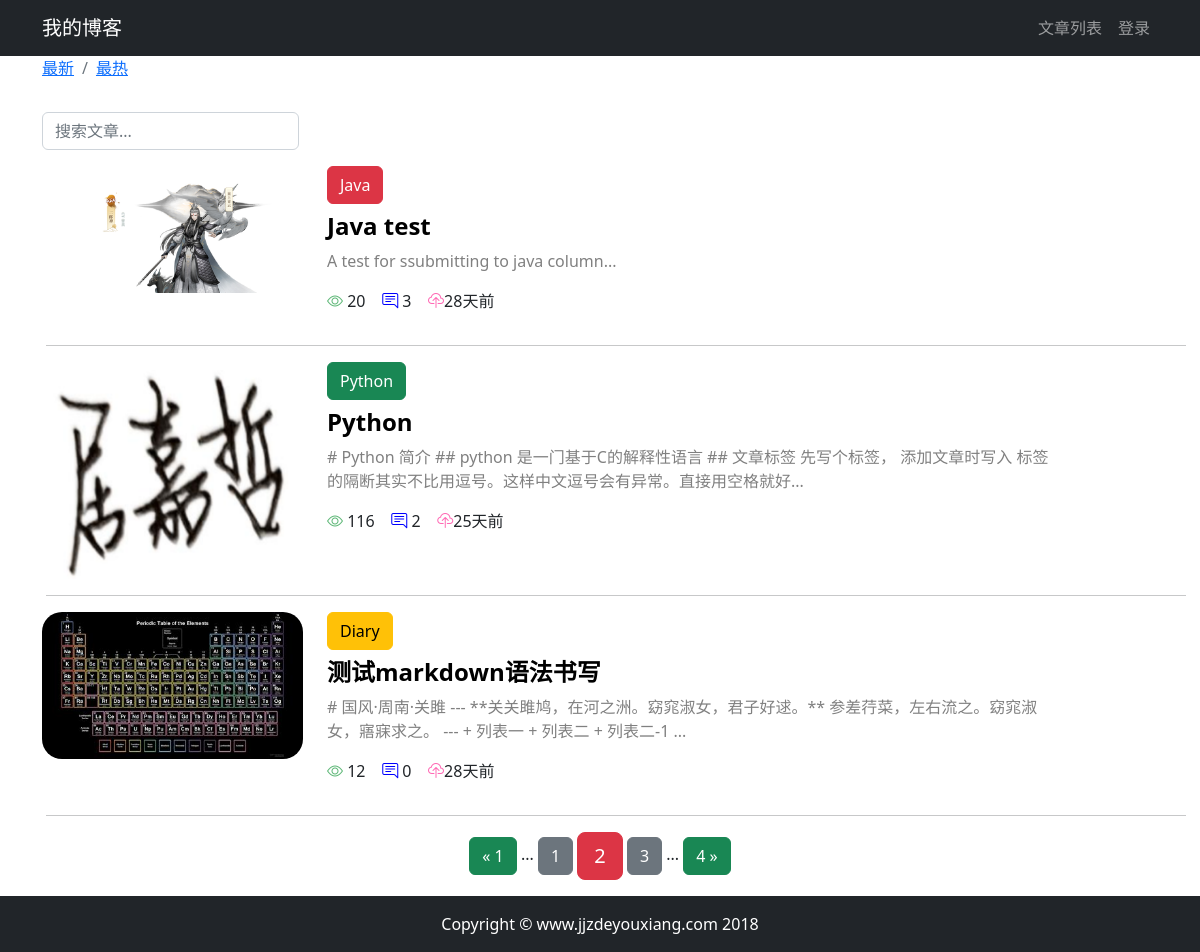
The page /article/article_list/?page=2&order=None&search=&column=&tag= on the database its author committed.
### article/models.py (models this page shows, shortened)
class ArticlePost(models.Model):
    author = models.ForeignKey(User, on_delete=models.CASCADE)
    column = models.ForeignKey(ArticleColumn, on_delete=models.CASCADE, null=True, blank=True, related_name="articles")
    tags = TaggableManager(blank=True)
    total_views = models.PositiveIntegerField(default=0)
    title = models.CharField(max_length=200)
    avatar = models.ImageField(upload_to='article/%Y%m%d', blank=True, null=True)
    likes = models.PositiveIntegerField(default=0)
    content = models.TextField()
    created_time = models.DateTimeField(default=timezone.now)
    updated_time = models.DateTimeField(auto_now=True)
    class Meta:  # class Meta提供元数据，也就是内部数据，这些信息不是某篇文章私有，而是整张表的共同行为。
        ordering = ('-created_time',)

class ArticleColumn(models.Model):
    title = models.CharField(max_length=200)
    created_at = models.DateTimeField(auto_now_add=True)
    def __str__(self):
        return self.title

### article/views.py (the view)
# urls.py: path('article_list/',views.article_list,name='article_list'),
def article_list(request):
    search = request.GET.get('search')
    order = request.GET.get('order')
    column = request.GET.get('column')
    tag = request.GET.get('tag')
    article_listing = ArticlePost.objects.all()
    if search:
        from django.db.models import Q
        article_listing = article_listing.filter(Q(content__icontains=search) |
                                                 Q(title__icontains=search))
    else:
        search = ''
    if column is not None and column.isdigit(): # isdigit()表示非负整数，因为这里是外键
        print("开始按栏目排序")
        article_listing = article_listing.filter(column=column)
    else:
        column = ''
    if tag and tag != 'None':
        article_listing = article_listing.filter(tags__name__in=[tag])
    if order == 'hot':
        article_listing = article_listing.order_by("-total_views")
    article_paginator = Paginator(article_listing, 3)
    page_number = request.GET.get('page')
    articles = article_paginator.get_page(page_number)
    return render(request, 'article/article_list.html',
                  context={"articles": articles,
                           'order': order,
                           'search': search,
                           'column': column})

### article/templatetags/my_filters_and_tags.py (called while the page is built)
@register.filter(name='timesince_zh')
def time_since_zh(value):
    now = timezone.now()
    diff = now - value
    if diff.days == 0 and diff.seconds >= 0 and diff.seconds < 60:
        return '刚刚'
    if diff.days == 0 and diff.seconds >= 60 and diff.seconds < 3600:
        return str(math.floor(diff.seconds / 60)) + "分钟前"
    if diff.days == 0 and diff.seconds >= 3600 and diff.seconds < 86400:
        return str(math.floor(diff.seconds / 3600)) + "小时前"
    if diff.days >= 1 and diff.days < 30:
        return str(diff.days) + "天前"
    if diff.days >= 30 and diff.days < 365:
        return str(math.floor(diff.days / 30)) + "个月前"
    if diff.days >= 365:
        return str(math.floor(diff.days / 365)) + "年前"

### article/templates/article/article_list.html (shortened to what this page needs)
{% extends "base.html" %}
{% load my_filters_and_tags %}
{% block content %}
    <div class="container">
        <nav class="breadcrumb">
            <ol class="breadcrumb">
                <li class="breadcrumb-item">
                    <a href="{% url "article:article_list" %}?order=normal&search={{ search }}&column={{ column }}&tag={{ tag }}">最新</a>
                </li>
                <li class="breadcrumb-item">
                    <a href="{% url "article:article_list" %}?order=hot&search={{ search }}&column={{ column }}&tag={{ tag }}">最热</a>
                </li>
            </ol>
        </nav>
        <div class="row">
            <div class="col-auto mr-auto">
                <form class="form-inline"
                      action="{% url "article:article_list" %}?order={{ order }}&column={{ column }}&tag={{ tag }}">
                    <input type="text"
                           class="form-control mb-2 mr-sm-2"
                           name="search"
                           placeholder="搜索文章..."
                           required
                    >
                </form>
            </div>
        </div>
        <div class="row mt-2">
            {% for article in articles %}
                {% if article.avatar %}
                    <div class="col-3">
                        <img src="{{ article.avatar.url }}"
                             alt="avatar"
                             style="max-width:100%; border-radius: 20px"
                        >
                    </div>
                {% endif %}
                <div class="col-8">
                    {% if article.column %}
                        <a role="button" href="{% url "article:article_list" %}?column={{ article.column.id }}" type="button"
                                class="btn mb-2
                        {% if article.column.title == 'Python' %}
                            btn-success
                        {% elif article.column.title == 'Java' %}
                            btn-danger
                        {% elif article.column.title == 'Diary' %}
                            btn-warning
                        {% else %}
                            btn-dark
                        {% endif %}
                    ">
                            {{ article.column }}
                        </a>
                    {% endif %}
                    <h4>
                        <b>
                            <a href="{% url "article:article_detail" article.id %}"
                               style="color: black;text-decoration:none;">{{ article.title }}</a>
                        </b>
                    </h4>
                    <div>
                        <p style="color: gray;">
                            {{ article.content |slice:'100' }}...
                        </p>
                    </div>
                    <p >
                        <span class="">
                           <i class="bi bi-eye justify-content-center" style="color: #5fb878"></i>
                            {{ article.total_views }}&nbsp;&nbsp;&nbsp;
                        </span>
                        <span>
                           <i class="bi bi-chat-right-text" style="color: blue"></i>
                            {{ article.article_comment.count }}&nbsp;&nbsp;&nbsp;
                        </span>
                        <span>
                            <i class="bi bi-cloud-upload"
                               style="color: hotpink;"></i>{{ article.updated_time|timesince_zh }}&nbsp;&nbsp;&nbsp;
                        </span>
                    </p>
                </div>
                <hr class="m-3" style="width: 100%;"/>
            {% endfor %}
        </div>
        <div class="pagination row">
            <div class="d-flex justify-content-center">
            <span class="step-links">
                {% if articles.has_previous %}
                    <a href="{% url "article:article_list" %}?page=1&order={{ order }}&search={{ search }}&column={{ column }}&tag={{ tag }}"
                       class="btn btn-success">
                        &laquo; 1
                    </a>
                    <span>...</span>
                    <a href="{% url "article:article_list" %}?page={{ articles.previous_page_number }}&order={{ order }}&search={{ search }}&column={{ column }}&tag={{ tag }}"
                       class="btn btn-secondary"
                    >
                        {{ articles.previous_page_number }}
                    </a>
                {% endif %}
                <span class="current btn btn-danger btn-lg">
                    {{ articles.number }}
                </span>
                {% if articles.has_next %}
                    <a href="{% url "article:article_list" %}?page={{ articles.next_page_number }}&order={{ order }}&search={{ search }}&column={{ column }}&tag={{ tag }}"
                       class="btn btn-secondary"
                    >
                        {{ articles.next_page_number }}
                    </a>
                    <span>...</span>
                    <a href="{% url "article:article_list" %}?page={{ articles.paginator.num_pages }}&order={{ order }}&search={{ search }}&column={{ column }}&tag={{ tag }}"
                       class="btn btn-success"
                    >
                        {{ articles.paginator.num_pages }} &raquo;
                    </a>
                {% endif %}
            </span>
            </div>
        </div>
    </div>
{% endblock content %}

### rows shown on the page
ArticlePost: avatar (picture), column "Java", title "Java test", content "A test for ssubmitting to java column", total_views "20", article_comment.count "3", updated_time "28天前"
ArticlePost: avatar (picture), column "Python", title "Python", content "# Python 简介 ## python 是一门基于C的解释性语言 ## 文章标签 先写个标签， 添加文章时写入 标签的隔断其实不比用逗号。这样中文逗号会有异常。直接用空格就好", total_views "116", article_comment.count "2", updated_time "25天前"
ArticlePost: avatar (picture), column "Diary", title "测试markdown语法书写", content "# 国风·周南·关雎 --- **关关雎鸠，在河之洲。窈窕淑女，君子好逑。** 参差荇菜，左右流之。窈窕淑女，寤寐求之。 --- + 列表一 + 列表二 + 列表二-1", total_views "12", article_comment.count "0", updated_time "28天前"

### other values the page prints
{{ articles.previous_page_number }} "1"
{{ articles.number }} "2"
{{ articles.next_page_number }} "3"
{{ articles.paginator.num_pages }} "4"
